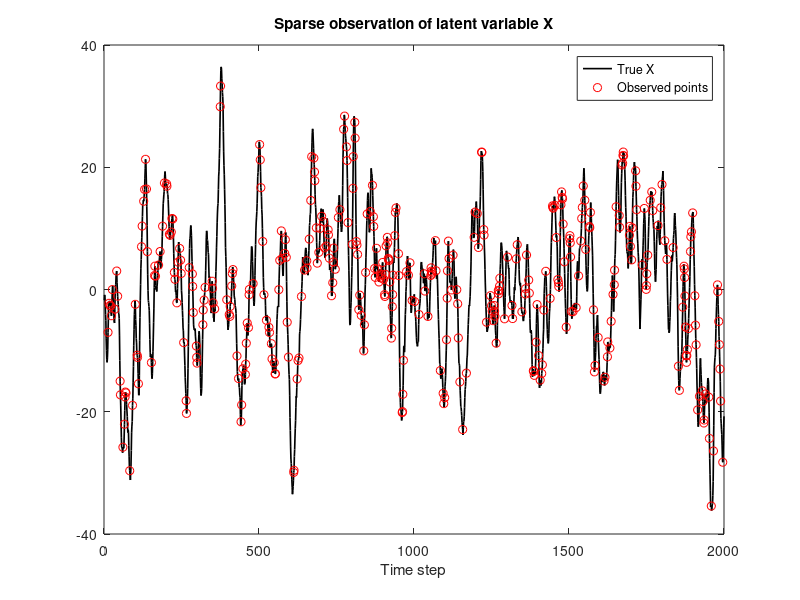
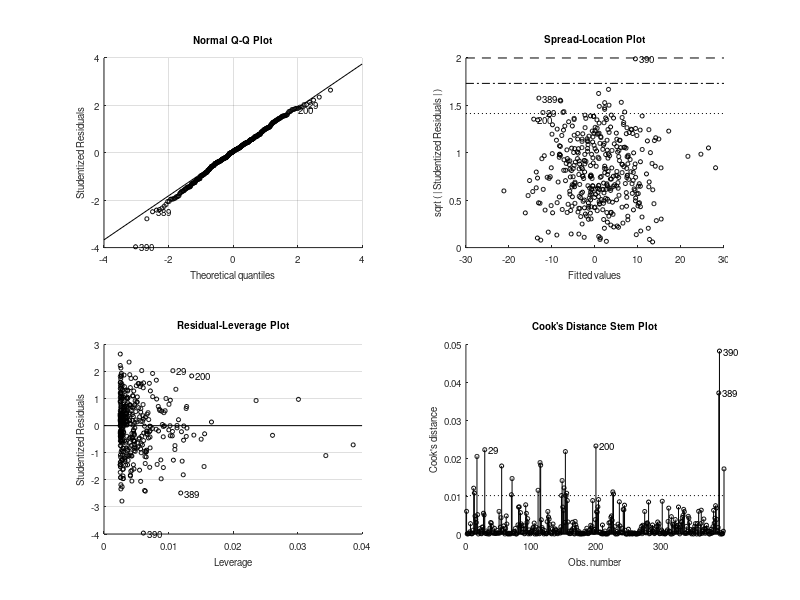

The MATLAB source for these figures, in order: (Note: this script raises an error after producing the figures.)
clc; clear; close all;

%% ===============================
%  1. Generate the true nonlinear system
% ===============================
n = 2000;
tau1 = 2; tau2 = 4;

Fe = filter([1 0.3],[1 -0.8],randn(n,1));    % forcing variable
Xtrue = 0.6*filter([1 0.5],[1 -0.9],Fe) + 0.3*randn(n,1);  % latent process linked to Fe
NPP = zeros(n,1);

for t = max(tau1,tau2)+1:n
    NPP(t) = 0.6*NPP(t-1) + 0.2*Fe(t) + 0.8*Xtrue(t) + 0.3*randn;
end

Fe = detrend(Fe);
Xtrue = detrend(Xtrue);
NPP = detrend(NPP);

%% ===============================
%  2. Sparse observation of X
% ===============================
mask = rand(n,1) < 0.2; % only 20% of X observed
Xobs = Xtrue;
Xobs(~mask) = NaN;

figure;
plot(1:n,Xtrue,'k','LineWidth',1.2); hold on;
plot(find(mask),Xobs(mask),'ro');
legend('True X','Observed points');
title('Sparse observation of latent variable X');
xlabel('Time step');

%% ===============================
%  3. Estimate X_hat from Fe (regression-based)
% ===============================
valid = ~isnan(Xobs);
mdl = fitlm(Fe(valid), Xobs(valid));
Xhat = predict(mdl, Fe);

fprintf('R^2 between true X and estimated Xhat = %.3f\n', corr(Xtrue,Xhat)^2);

%% ===============================
%  4. LIM setups
% ===============================
Z1 = [Fe, NPP];          % Case 1: Fe + NPP only
Z2 = [Fe, NPP, Xhat];    % Case 2: Fe + NPP + estimated Xhat
Z3 = [Fe, NPP, Xtrue];   % Case 3: Fe + NPP + true X (upper bound)

systems = {Z1, Z2, Z3};
labels = {'Fe + NPP', 'Fe + NPP + Xhat', 'Fe + NPP + true X'};

%% ===============================
%  5. LIM skill comparison
% ===============================
ntrain = 1500;
steps = 10;  % prediction lead
ntest = n - ntrain - steps;
obs = NPP(ntrain+1:ntrain+ntest);

ACC = zeros(3,1);
RMSE = zeros(3,1);
pred_all = zeros(ntest,3);

for m = 1:3
    Z = systems{m};
    Z_train = Z(1:ntrain,:);
    Z_test  = Z(ntrain:end,:);
    
    % Regularization for stability
    lambda = 1e-4;
    C0 = (Z_train(1:end-1,:)' * Z_train(1:end-1,:)) / (ntrain-1);
    C1 = (Z_train(2:end,:)'   * Z_train(1:end-1,:)) / (ntrain-1);
    L = C1 / (C0 + lambda*eye(size(C0)));
    
    % Forecast test
    pred = zeros(ntest,1);
    for t = 1:ntest
        Ztemp = Z_test(t,:)';
        for k = 1:steps
            Ztemp = L * Ztemp;
        end
        pred(t) = Ztemp(2); % predict NPP
    end
    pred_all(:,m) = pred;
    
    % Skill metrics
    ACC(m) = corr(pred, obs);
    RMSE(m) = sqrt(mean((pred - obs).^2));
    
    fprintf('\nCase %d: %s\n', m, labels{m});
    fprintf('ACC  = %.3f\n', ACC(m));
    fprintf('RMSE = %.3f\n', RMSE(m));
end

%% ===============================
%  6. Visualization
% ===============================
figure('Color','w','Position',[200 100 900 600]);
subplot(2,1,1);
plot(obs,'k','LineWidth',1.2); hold on;
plot(pred_all(:,1),'r--','LineWidth',1.2);
plot(pred_all(:,2),'b--','LineWidth',1.2);
plot(pred_all(:,3),'g--','LineWidth',1.2);
legend(['Truth', labels],'Location','best');
title('Forecasted NPP anomalies');
xlabel('Time step'); ylabel('NPP');

subplot(2,1,2);
yyaxis left
bar(ACC,'FaceColor',[0.2 0.5 0.9]);
ylabel('ACC'); ylim([0 1]);
yyaxis right
plot(RMSE,'ro-','LineWidth',1.3,'MarkerFaceColor','r');
ylabel('RMSE');
set(gca,'XTick',1:3,'XTickLabel',labels,'XTickLabelRotation',15);
title('Forecast skill comparison');
grid on;
